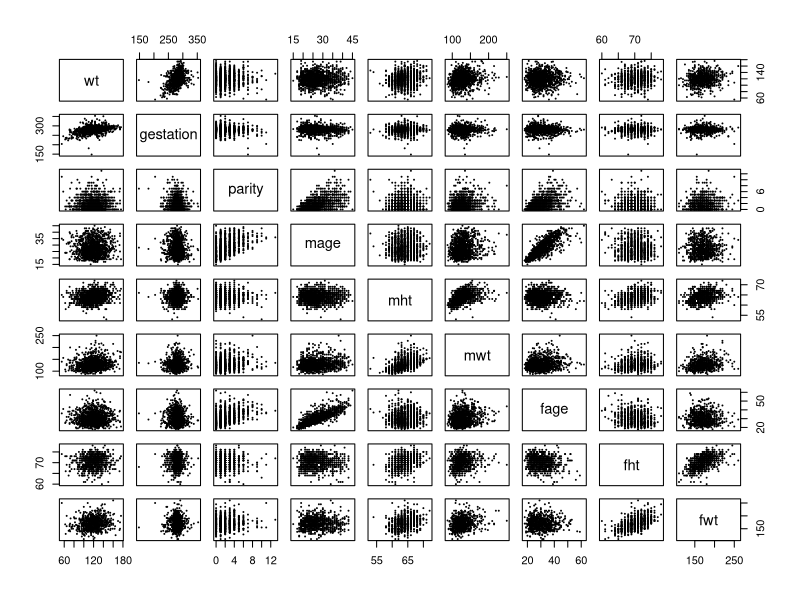
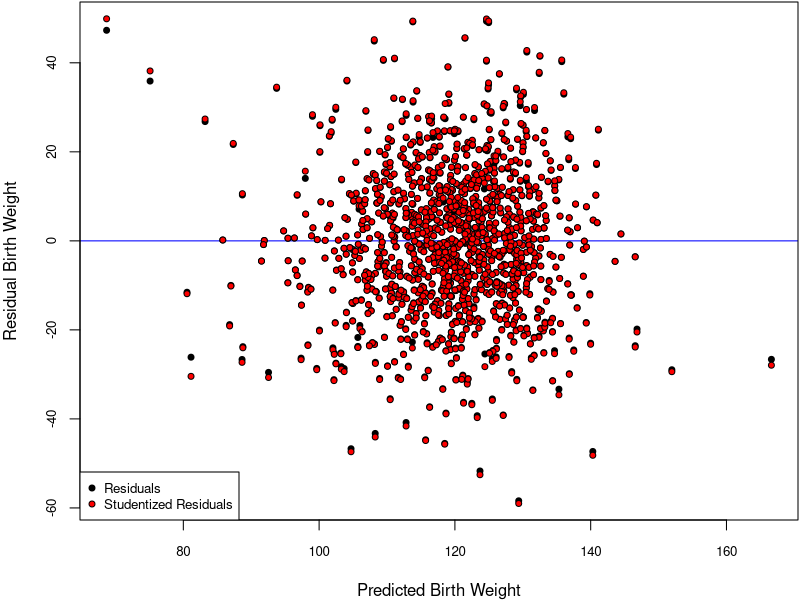
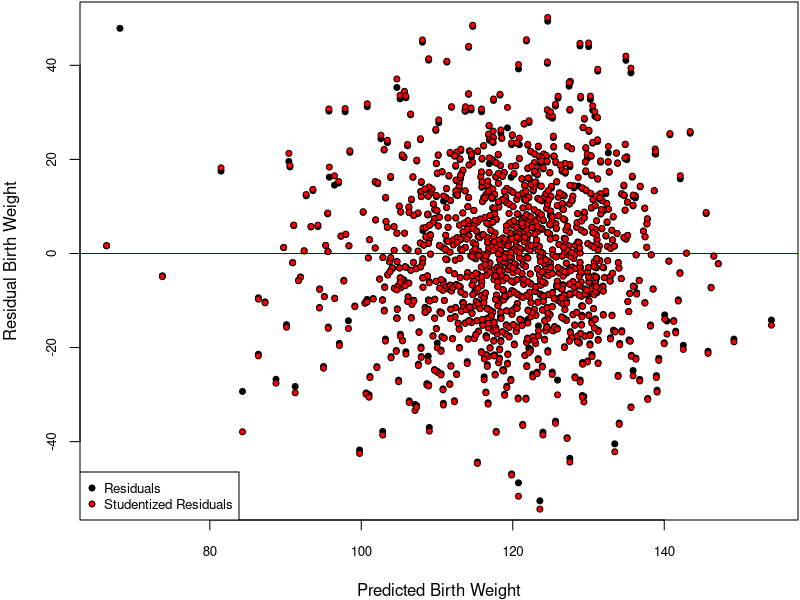
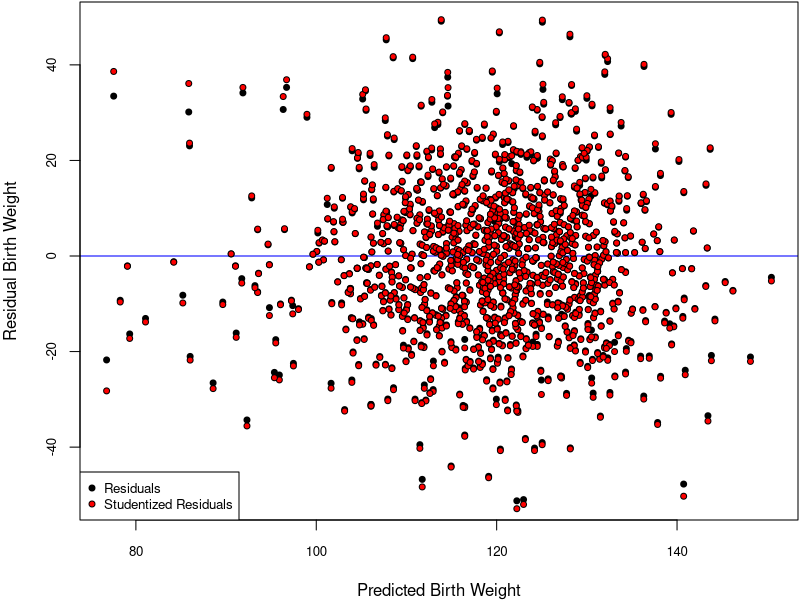
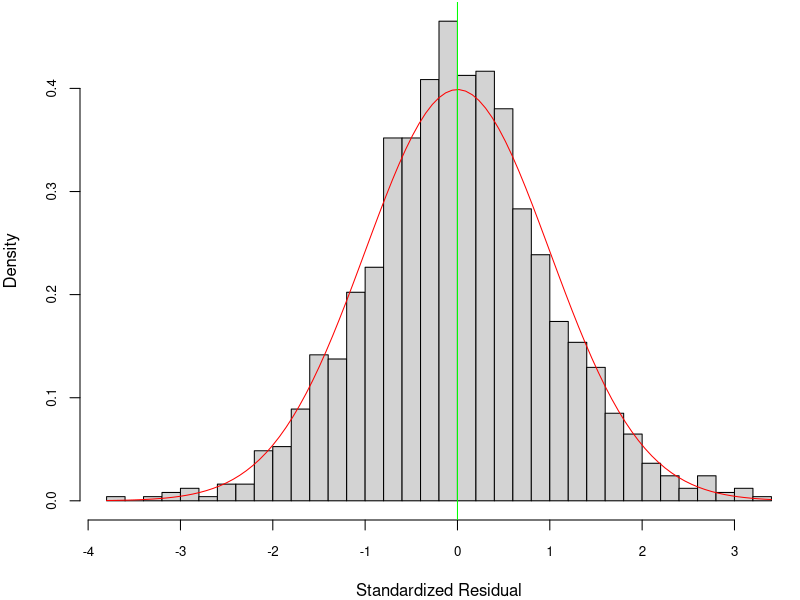
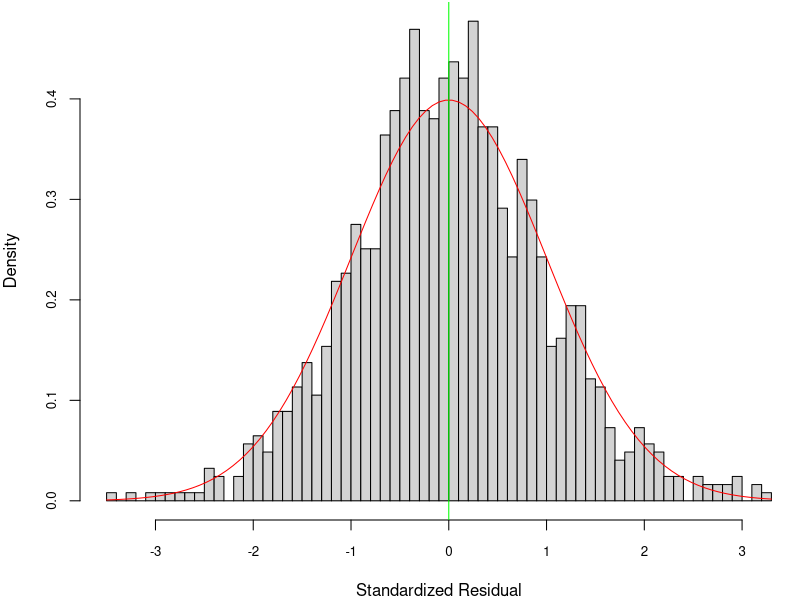
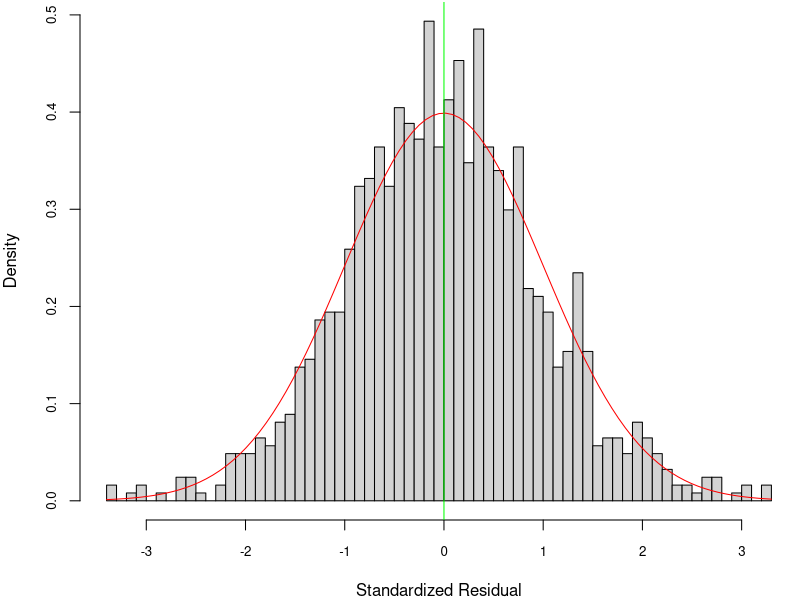
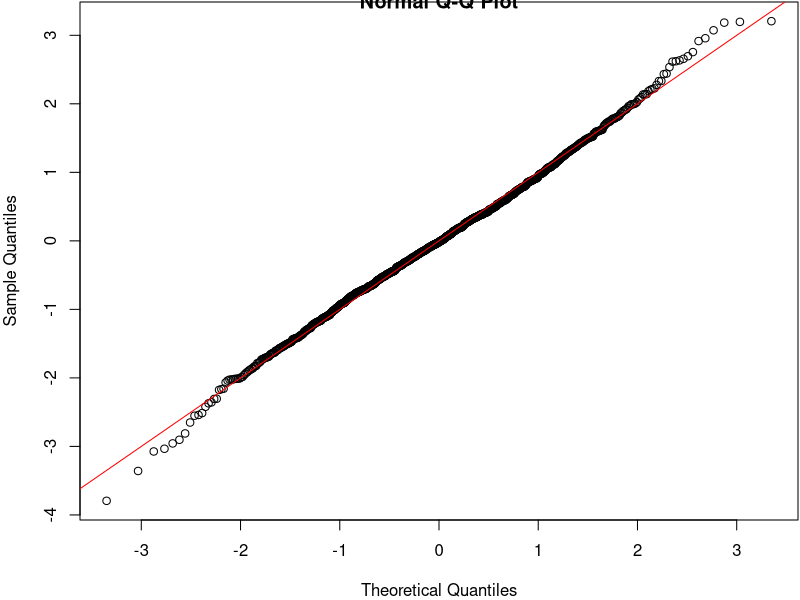

Source code (R) for these figures, in order: (Note: this script raises an error after producing the figures.)
## ---- chunk 1
knitr::opts_chunk$set(echo = TRUE)
## ---- chunk 2
library(mice)

# read in data
births.raw = read.csv("chds_births.csv")
## ---- chunk 3
head(births.raw, 10)
summary(births.raw)

# Validating marital
births.raw$marital[!births.raw$marital %in% c(1:5)] = NA
births.raw$time[births.raw$time %in% c(9)] = NA
births.raw$number[births.raw$number %in% c(9)] = NA
## ---- chunk 4
categoricals = c('meth', 'feth', 'med', 'fed', 'marital', 'income', 'smoke', 'time', 'number')#, 'parity', 'mht', 'fht')
continuous = names(births.raw)[! names(births.raw) %in% categoricals]

# Categorize m/feth
#meth.categories = c(rep('Caucasian', 6), 'Mexican', 'African-American', 'Asian', 'Mixed', 'Other')
meth.categories = c(rep('Caucasian', 6), 'Other', 'African-American', 'Other', 'Other', 'Other')
for (i in 1:length(meth.categories)) {
  births.raw$meth[births.raw$meth == i-1] = meth.categories[i]
  births.raw$feth[births.raw$feth == i-1] = meth.categories[i]
}
births.raw$meth = as.factor(births.raw$meth)
births.raw$feth = as.factor(births.raw$feth)

# Categorize m/fed
#med.categories = c('elementary school', 'middle school', 'high school', 'high school + trade school', 'high school + some college', 'college graduate', 'trade school', 'high school unclear')
med.categories = c('Other', 'middle school', 'high school', 'Other', 'high school + some college', 'college graduate', 'Other', 'Other')
for (i in 1:length(med.categories)) {
  births.raw$med[births.raw$med == i-1] = med.categories[i]
  births.raw$fed[births.raw$fed == i-1] = med.categories[i]
}
births.raw$med = as.factor(births.raw$med)
births.raw$fed = as.factor(births.raw$fed)

# Categorize marital
#marital.categories = c('married', 'legally separated', 'divorced', 'widowed', 'never married')
marital.categories = c('married', 'single', 'single', 'single', 'single')
for (i in 1:length(marital.categories)) {
  births.raw$marital[births.raw$marital == i] = marital.categories[i]
}
births.raw$marital = as.factor(births.raw$marital)

# Categorize income
income.categories = c('under 2500', '2500-4999', '5000-7499', '7500-9999', '10000-12499', '12500-14999', '15000-17499', '17500-19999', '20000-22499', 'over 22500')
for (i in 1:length(income.categories)) {
  births.raw$income[births.raw$income == i-1] = income.categories[i]
}
births.raw$income = as.factor(births.raw$income)

# Categorize smoke
smoke.categories = c('never', 'smokes now', 'until pregnancy', 'used to, not anymore')
for (i in 1:length(smoke.categories)) {
  births.raw$smoke[births.raw$smoke == i-1] = smoke.categories[i]
}
births.raw$smoke = as.factor(births.raw$smoke)

# Categorize time
#time.categories = c('never or more than 10 years', 'still smokes', 'during pregnancy', 'less than a year', '1-2 years', '2-3 years', '3-4 years', '5-9 years', 'never or more than 10 years', 'quit but don’t know when')
time.categories = c('never or more than 10 years', 'still smokes', 'during pregnancy', 'less than 10 year', 'less than 10 year', 'less than 10 year', 'less than 10 year', 'less than 10 year', 'never or more than 10 years', 'quit but don’t know when')
for (i in 1:length(time.categories)) {
  births.raw$time[births.raw$time == i-1] = time.categories[i]
}
births.raw$time = as.factor(births.raw$time)

# Categorize number
#number.categories = c('never smoked', '1-4', '5-9', '10-14', '15-19', '20-29', '30-39', '40-60', 'more than 60', 'smoked but don’t know how much')
number.categories = c('never smoked', 'less than 20', 'less than 20', 'less than 20', 'less than 20', 'more than 20', 'more than 20', 'more than 20', 'more than 20', 'smoked but don’t know how much')
for (i in 1:length(number.categories)) {
  births.raw$number[births.raw$number == i-1] = number.categories[i]
}
births.raw$number = as.factor(births.raw$number)

births.raw$smoke = NULL
summary(births.raw)
## ---- chunk 5
births.raw.cont = births.raw[ , ! names(births.raw) %in% categoricals]
summary(births.raw.cont)
pairs(births.raw.cont, cex = 0.2)
## ---- chunk 6
proportion <- sapply(births.raw, function(x) { sum(is.na(x))*100/nrow(births.raw) })
proportion

# births.reduced <- births.raw.cont[, !names(births.raw) %in% c('fht', 'fwt')]

births.mice <- mice(births.raw, method = "cart", seed = 1)
births.clean <- complete(births.mice)
summary(births.clean)
anyNA(births.clean)
## ---- chunk 7
M0 <- lm(wt ~ 1, data = births.clean) # initial model
Mfull <- lm(wt ~ (. - number - time - fed - med - feth - meth - marital)^2 + number + time + fed + med + feth + meth + marital+
              I(gestation^2) + I(parity^2) + I(mage^2) + I(mht^2) + 
              I(mwt^2) + I(fage^2) + I(fht^2) + I(fwt^2), data = births.clean) # full model
Mstart <- lm(wt ~ ., data = births.clean) # start model
## ---- chunk 8
beta.max <- coef(Mfull)
names(beta.max)[is.na(beta.max)]
## ---- chunk 9
# forward selection
Mfwd <- step(object = M0,
             scope = list(lower = M0, upper = Mfull),
             direction = "forward",
             trace = FALSE)
## ---- chunk 10
# backward elimination
Mback <- step(object = Mfull, 
              scope = list(lower = M0, upper = Mfull),
              direction = "backward", 
              trace = FALSE)
## ---- chunk 11
# stepwise selection
Mstep <- step(object = Mstart, 
              scope = list(lower = M0, upper = Mfull),
              direction = "both", 
              trace = FALSE)
## ---- chunk 12
# models to compare
M1 <- Mfwd
M2 <- Mstep
## ---- chunk 13
#Press Statistic
calPress <- function(M){
  #X <- model.matrix(M)
  #H <- X %*% solve(crossprod(X), t(X))
  #press <- resid(M)/(1-diag(H))
  press <- resid(M)/(1-hatvalues(M))
  press <- sum(press^2)
  return(press)
}

press1 <- calPress(Mfwd);
press2 <- calPress(Mback);
press3 <- calPress(Mstep);
## ---- chunk 14
# AIC Statistic for M1
AIC1 <- AIC(M1)

#AIC Statistic for M2
AIC2 <- AIC(M2)
## ---- chunk 15
summary(Mfwd)
summary(Mback)
summary(Mstep)
## ---- chunk 16

# function for drawing studendized residual plots 
StuResPlot <- function(M) {
  cex <- .8
  res <- residuals(M)
  h <- hatvalues(M)  # Hat matrix
  sigma.hat <- sigma(M)
  res.stu <- resid(M)/sqrt(1-h) # studentized residuals, but on the data scale
  y.hat <- predict(M)
  par(mar = c(4,4,.1,.1))
  plot(y.hat, res, pch = 21, bg = "black", cex = cex, cex.axis = cex,
        xlab = "Predicted Birth Weight",
        ylab = "Residual Birth Weight",
        abline(h = mean(res), col = "blue"))
  points(y.hat, res.stu, pch = 21, bg = "red", cex = cex)
  legend(x = "bottomleft", c("Residuals", "Studentized Residuals"),
        pch = 21, pt.bg = c("black", "red"), pt.cex = cex, cex = cex)
}

# function for drawing standardized residual plots
StaResPlot <- function(M) {
  cex <- .8
  res <- residuals(M) # Hat matrix
  h <- hatvalues(M)
  sigma.hat <- sigma(M)
  par(mar = c(4,4,.1,.1))
  hist(res/sigma.hat, breaks = 50, freq = FALSE, cex.axis = cex,
  xlab = "Standardized Residual", main = "")
  curve(dnorm(x), col = "red", add = TRUE)
  abline(v = mean(res/sigma.hat), col = "green")
}

#function for drawing QQ plots
QQPlot <- function(M) {
  res <- residuals(M)
  h <- hatvalues(M)
  qqnorm(res/sigma(M))
  abline(a=0, b=1, col = "red") #add 45 degree line
  # head(res.stu1)
}


# studendized residual for forward selection model:
StuResPlot(Mfwd)

# studendized residual for backward elimination model:
StuResPlot(Mback)

# studentdized residual for stepwise selection model:
StuResPlot(Mstep)

# standardized residual for forward selection model:
StaResPlot(Mfwd)

# standardized residual for backward elimination model:
StaResPlot(Mback)

# standardized residual for stepwise selection model:
StaResPlot(Mstep)

# QQ-plot for forward selection model:
QQPlot(Mfwd)

# QQ-plot for backward selection model:
QQPlot(Mback)

# QQ-plot for stepwise selection model:
QQPlot(Mstep)
## ---- chunk 17
# function to produce leverage and influence plots
LeverageInfluence <- function(M) {
  y.hat <- predict(M) # predicted values
  sigma.hat <- sigma(M)
  res <- resid(M) # original residuals$
  res.sta <- res/sigma.hat # standardized residuals

  # compute leverages
  h <- hatvalues(M) # hat matrix
  res.stu <- res.sta/sqrt(1-h) # studentized residuals
  
  # PRESS residuals
  press <- res/(1-h)
  
  
  # DFFITS residuals
  dfts <- dffits(M)
  
  # standardize each of these such that they are identical at the average
  # leverage value
  p <- length(coef(M))
  n <- nobs(M)
  hbar <- p/n # average leverage
  res.stu <- res.stu*sqrt(1 - hbar) # at h = hbar, res.stu = res.sta
  press <- press*(1 - hbar)/sigma.hat # at h = hbar, press = res.sta
  dfts <- dfts*(1 - hbar)/sqrt(hbar) # at h = hbar, dfts = res.sta
  
  # plot all residuals
  par(mfrow = c(1,2), mar = c(4,4,.1,.1))
  cex <- .5
  plot(y.hat, rep(0, length(y.hat)), 
       type = "n", # empty plot to get the axis range
       ylim = range(res.sta, res.stu, press, dfts), 
       cex.axis = cex, 
       xlab = "Predicted Values", 
       ylab = "Residuals")
  
  # dotted line connecting each observations residuals for better visibility
  segments(x0 = y.hat, 
           y0 = pmin(res.sta, res.stu, press, dfts), 
           y1 = pmax(res.sta, res.stu, press, dfts), 
           lty = 2)
  points(y.hat, res.sta, pch = 21, bg = "black", cex = cex)
  points(y.hat, res.stu, pch = 21, bg = "blue", cex = cex)
  points(y.hat, press, pch = 21, bg = "red", cex = cex)
  points(y.hat, dfts, pch = 21, bg = "orange", cex = cex)
  
  # against leverages
  plot(h, rep(0, length(y.hat)), 
       type = "n", 
       cex.axis = cex,
       ylim = range(res.sta, res.stu, press, dfts), 
       xlab = "Leverages", ylab = "Residuals")
  
  segments(x0 = h,
          y0 = pmin(res.sta, res.stu, press, dfts), 
          y1 = pmax(res.sta, res.stu, press, dfts), 
          lty = 2)
  points(h, res.sta, pch = 21, bg = "black", cex = cex)
  points(h, res.stu, pch = 21, bg = "blue", cex = cex)
  points(h, press, pch = 21, bg = "red", cex = cex)
  points(h, dfts, pch = 21, bg = "orange", cex = cex)
  abline(v = hbar, col = "grey60", lty = 2)
  
  # cook's distance vs. leverage
  D <- cooks.distance(M)
  
  # flag some of the points
  infl.ind <- which.max(D) # top influence point
  lev.ind <- h > 2*hbar # leverage more than 2x the average
  clrs <- rep("black", len = n)
  clrs[lev.ind] <- "blue"
  clrs[infl.ind] <- "red"
  par(mfrow = c(1,1), mar = c(4,4,1,1))
  cex <- .8
  plot(h, D, xlab = "Leverage", ylab = "Cook's Influence Measure",
  pch = 21, bg = clrs, cex = cex, cex.axis = cex)
  p <- length(coef(M))
  n <- nrow(births.clean)
  hbar <- p/n # average leverage
  abline(v = 2*hbar, col = "grey60", lty = 2) # 2x average leverage
  return(c(infl.ind, D[infl.ind]))
}


# leverage influence for forward selection model:
LeverageInfluence(Mfwd)
LeverageInfluence(Mback)
## ---- chunk 18
M1 = Mfwd
M2 = Mstep
X <- model.matrix(M1)
C <- cor(X) # correlation matrix
vif1 <- diag(solve(C))
vif1
X <- model.matrix(M2)
C <- cor(X) # correlation matrix
vif2 <- diag(solve(C))
vif2
## ---- chunk 19
M <- with(births.clean,expr ={
   log.wt <- log(births.clean$wt)
   log.gestation <- log(births.clean$gestation)
   log.parity <- log(births.clean$parity)
   log.mage <- log(births.clean$mage)
   log.mgt <- log(births.clean$mht)
   log.mwt <- log(births.clean$mwt)
   log.fage <- log(births.clean$fage)
   log.fht <- log(births.clean$fht)
   log.fwt <-log(births.clean$fwt)
   lm(log.wt ~ log.gestation + log.parity + log.mage + log.mgt + log.mwt + log.fage + log.fht + log.fwt + meth + feth + med + fed + marital + income + smoke + time + number)
    } )


coef(M)# coefficients


plot(predict(M),resid(M),
     xlab = "Predicted Log-Infant Mortality",ylab = "Residual Log-Infant Mortality")
## ---- chunk 20
options(warn=-1)      #turn off warnings
# Cross-validation setup
nreps <- 2e3 # number of replications
ntot <- nrow(births.clean) # total number of observations
ntrain <- floor(ntot * 0.7) # size of training set
ntest <- ntot-ntrain # size of test set
mspe1 <- rep(NA, nreps) # sum-of-square errors for each CV replication
mspe2 <- rep(NA, nreps)
logLambda <- rep(NA, nreps) # log-likelihod ratio statistic for each replication
system.time({
  for(ii in 1:nreps) {
    if(ii%%200 == 0) message("ii = ", ii)
    # randomly select training observations
    train.ind <- sample(ntot, ntrain) # training observations
    # refit the models on the subset of training data; ?update for details!
    M1.cv <- update(M1, subset = train.ind)
    M2.cv <- update(M2, subset = train.ind)
    # out-of-sample residuals for both models
    # that is, testing data - predictions with training parameters
    M1.res <- births.clean$wt[-train.ind] -
              predict(M1.cv, newdata = births.clean[-train.ind,])
    M2.res <- births.clean$wt[-train.ind] -
              predict(M2.cv, newdata = births.clean[-train.ind,])
    # mean-square prediction errors
    mspe1[ii] <- mean(M1.res^2)
    mspe2[ii] <- mean(M2.res^2)
    # out-of-sample likelihood ratio
    M1.sigma <- sqrt(sum(resid(M1.cv)^2)/ntrain) # MLE of sigma
    M2.sigma <- sqrt(sum(resid(M2.cv)^2)/ntrain)
    # since res = y - pred, dnorm(y, pred, sd) = dnorm(res, 0, sd)
    logLambda[ii] <- sum(dnorm(M1.res, mean = 0, sd = M1.sigma, log = TRUE))
    logLambda[ii] <- logLambda[ii] -
                     sum(dnorm(M2.res, mean = 0, sd = M2.sigma, log = TRUE))
  }
})
options(warn=1)      #turn warnings back on
## ---- chunk 21
# plot rMSPE and out-of-sample log(Lambda)
par(mfrow = c(1,2))
par(mar = c(4.5, 4.5, .1, .1))
boxplot(x = list(sqrt(mspe1), sqrt(mspe2)), names = expression(M[FWD], M[STEP]), cex = .7,
        ylab = expression(sqrt(MSPE)), col = c("yellow", "orange"))
hist(logLambda, breaks = 50, freq = FALSE,
     xlab = expression(Lambda^{test}),
     main = "", cex = .7)
abline(v = mean(logLambda), col = "red") # average value
